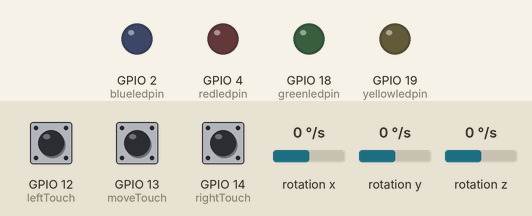
Simulated run of this sketch. Board: ESP32. Shown: output pins drawn as LEDs (lit = HIGH). Wiring (inferred from the names in the program): MPU-6050 motion sensor at I2C address 0x68. The inputs (shaded band) are chosen by the test bench; at power-on: GPIO 12 (leftTouch) HIGH, GPIO 13 (moveTouch) HIGH, GPIO 14 (rightTouch) HIGH, rotation x 0 °/s, rotation y 0 °/s, rotation z 0 °/s. Nothing arrives over Bluetooth unless stated; what the sketch prints to the serial monitor is not drawn.

Above: at 6.2 s.
6.3 s: GPIO 12 (leftTouch) pulled LOW for 0.15 s
At 6.39 s:
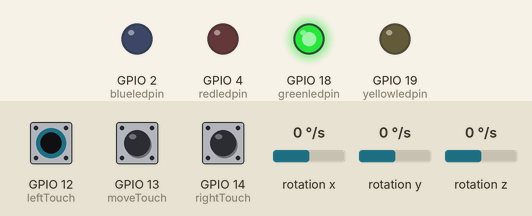
7.9 s: GPIO 13 (moveTouch) pulled LOW for 0.15 s
At 8.01 s:
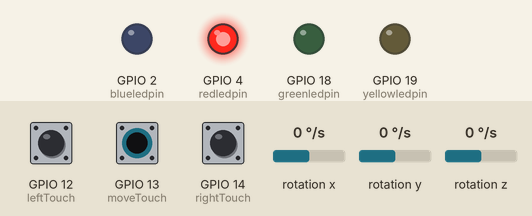
9.6 s: GPIO 14 (rightTouch) pulled LOW for 0.15 s
At 9.7 s:
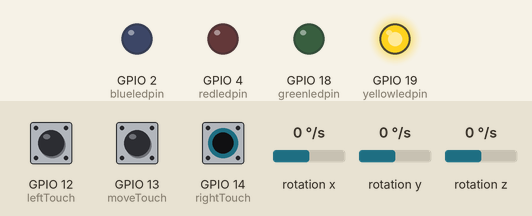
11.2 s: GPIO 14 (rightTouch) pulled LOW for 3.2 s
At 14.9 s:
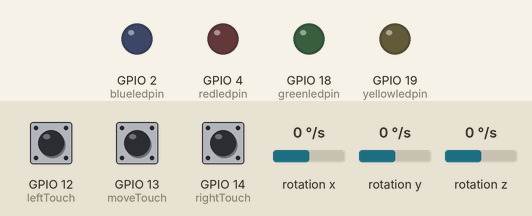
15.9 s: GPIO 12 (leftTouch) pulled LOW for 3.2 s
At 17.2 s:
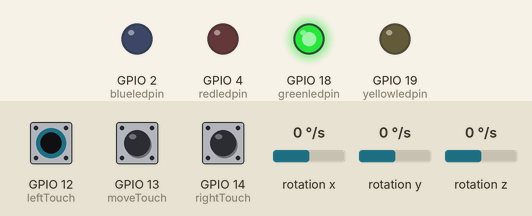
20.6 s: GPIO 12 (leftTouch) driven LOW and GPIO 13 (moveTouch) driven LOW
At 22.1 s:
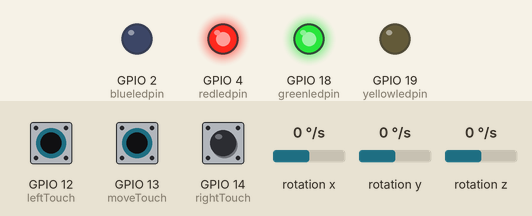
Timing chart, 0 to 23.1 s (numbered marks = the images above; inputs shaded):
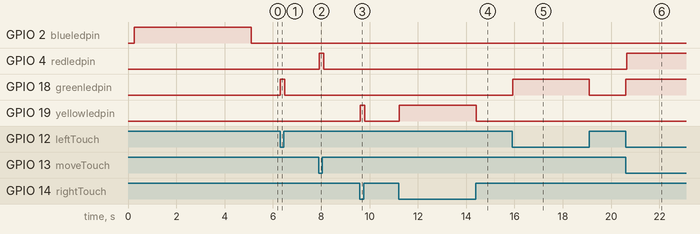

Measured:
- after the input at 6.3 s, GPIO 18 (greenledpin): LOW → HIGH at once, → LOW 0.18 s later
- after the input at 7.9 s, GPIO 4 (redledpin): LOW → HIGH at once, → LOW 0.18 s later
- after the input at 9.6 s, GPIO 19 (yellowledpin): LOW → HIGH at once, → LOW 0.18 s later
- after the input at 11.2 s, GPIO 19 (yellowledpin): LOW → HIGH at once, → LOW 3.2 s later
- after the input at 15.9 s, GPIO 18 (greenledpin): LOW → HIGH at once, → LOW 3.2 s later
- after the input at 20.6 s, GPIO 4 (redledpin): LOW → HIGH after 0.05 s; GPIO 18 (greenledpin): LOW → HIGH at once

The sketch:

Transmitter.ino
```cpp
#include <Wire.h>
#include "BluetoothSerial.h"

BluetoothSerial SerialBT;

float RateRoll, RatePitch, RateYaw;
float RateCalibrationRoll, RateCalibrationPitch, RateCalibrationYaw;
int RateCalibrationNumber, TotalCalibrations = 2000;
int blueledpin = 2, redledpin = 4, greenledpin = 18, yellowledpin = 19;
bool leftclick = false, rightclick = false;
int moveTouch = 13, leftTouch = 12, rightTouch = 14;


void gyro_signals(void){
  // Start the I2C communication with the gyro
  Wire.beginTransmission(0x68); // 0x68 is the default path of the register of MPU 6050

  // Digital low pass filter (DLPF) to filter out the vibrations caused by the motors
  Wire.write(0x1A); // Address of the register to set the low pass filter
  Wire.write(0x05); // Set it to 5 to choose the DLPF with a cutoff frequency of 10 Hz
  Wire.endTransmission();

  // Sensitivity scale factor
  Wire.beginTransmission(0x68);
  Wire.write(0x1B); // Address of the register to set the sensitivity scale
  Wire.write(0x8); // The measurements of the MPU 6050 are recorded in lsb
  // Choose a sensitivity settings of 65.5 LSB/degrees/second
  // This corresponds to the FS_SEL setting of 1

  Wire.endTransmission();

  // Import the measurement values of the gyro
  Wire.beginTransmission(0x68);
  // These are located in the registers that holds the gyroscope measurements
  // These register have the hexadecimal numbers 43 to 48
  Wire.write(0x43); // Start writing to 0x43 to indicate the first register you will use
  Wire.endTransmission();

  // Now request 6 bytes from the MPU 6050, such that you can pull the information of the six registers 43 - 48 from the MPU 6050
  Wire.requestFrom(0x68, 6);
  // The gyro measurements are the result of unsigned 16-bit measurement
  int16_t GyroX = Wire.read()<<8 | Wire.read();
  int16_t GyroY = Wire.read()<<8 | Wire.read();
  int16_t GyroZ = Wire.read()<<8 | Wire.read();

  // Convert the measurement units to degrees/second
  RateRoll = (float)GyroX/65.5;
  RatePitch = (float)GyroY/65.5;
  RateYaw = (float)GyroZ/65.5;
}

void setup(){
  Serial.begin(57600);
  SerialBT.begin("Gesture");
  pinMode(blueledpin, OUTPUT);
  pinMode(redledpin, OUTPUT);
  pinMode(greenledpin, OUTPUT);
  pinMode(yellowledpin, OUTPUT);

  Wire.setClock(400000);
  Wire.begin();
  delay(250);

  // Activating MPU 6050
  Wire.beginTransmission(0x68);
  // Write to the Power Management Register (0x6B)
  Wire.write(0x6B);
  // All bits in this register have to be set to zero in order for the device to start and continue in power mode
  Wire.write(0x00);
  Wire.endTransmission();

  Serial.println("Calibrating");
  digitalWrite(blueledpin, HIGH);
  for (RateCalibrationNumber=0; RateCalibrationNumber < TotalCalibrations; RateCalibrationNumber++)
  {
    gyro_signals();
    RateCalibrationRoll += RateRoll;
    RateCalibrationPitch += RatePitch;
    RateCalibrationYaw += RateYaw;
    Serial.println(RateCalibrationNumber);
    delay(1);
  }

  RateRoll -= RateCalibrationRoll;
  RatePitch -= RateCalibrationPitch;
  RateYaw -= RateCalibrationYaw;
  RateCalibrationRoll /= TotalCalibrations;
  RateCalibrationPitch /= TotalCalibrations;
  RateCalibrationYaw /= TotalCalibrations;
  Serial.println("Calibration Finished");
  digitalWrite(blueledpin, LOW);
}

void loop() {

  int touch = 100;
  touch = touchRead(moveTouch);
  if (touch <= 15)
  {
    digitalWrite(redledpin, HIGH);

    gyro_signals();

    SerialBT.print("0");
    SerialBT.print(",");
    SerialBT.print(RateRoll);
    SerialBT.print(",");
    SerialBT.print(RatePitch);
    SerialBT.print(",");
    SerialBT.println(RateYaw);


    int lim = 3;
    if (abs(RateRoll) > lim || abs(RatePitch) > lim || abs(RateYaw) > lim)
    {
      digitalWrite(blueledpin, HIGH);
      delay(5);
    }
    else
      digitalWrite(blueledpin, LOW);
  }
  else
  {
    digitalWrite(redledpin, LOW);
    digitalWrite(blueledpin, LOW);
  }

  delay(10);

  touch = touchRead(leftTouch);
  if (touch <= 15 && leftclick == false)
  {
    leftclick = true;
    digitalWrite(greenledpin, HIGH);
    SerialBT.print("1,1,1"); // id = 1, left, click
    // Serial.println("LEFT CLICK DOWN");
  }
  else if (touch > 15 && leftclick == true)
    {
      leftclick = false;
      digitalWrite(greenledpin, LOW);
      SerialBT.print("1,1,0"); // id = 1, left, release
      // Serial.println("LEFT CLICK RELEASE");
    }

  touch = touchRead(rightTouch);
  if (touch <= 15 && rightclick == false)
  {
    rightclick = true;
    digitalWrite(yellowledpin, HIGH);
    SerialBT.print("1,2,1"); // id = 1, right, click
    // Serial.println("RIGHT CLICK DOWN");
  }
  else if (touch > 15 && rightclick == true)
  {
      rightclick = false;
      digitalWrite(yellowledpin, LOW);
      SerialBT.print("1,2,0"); // id = 1, right, release
      // Serial.println("RIGHT CLICK RELEASE");
  }


  delay(50);
}
```
